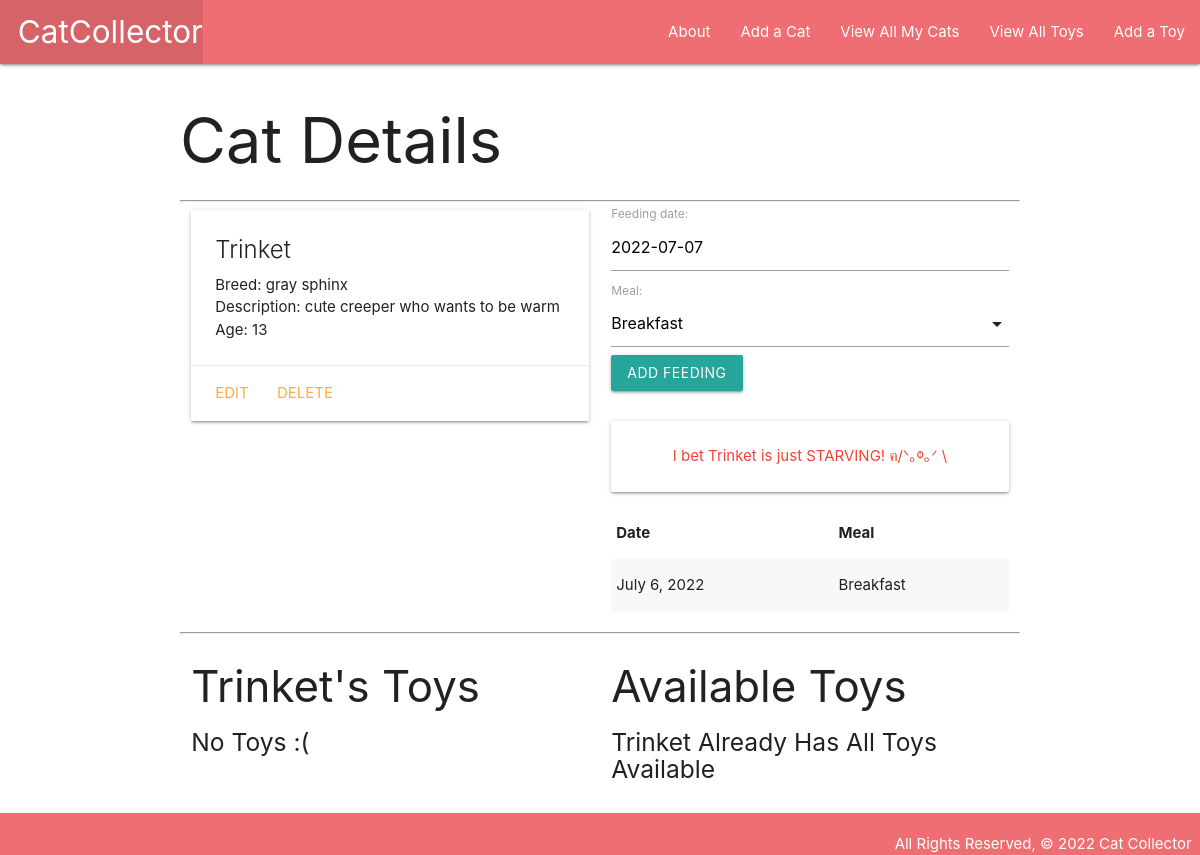
/cats/3/, run on an earlier commit of the app's database.
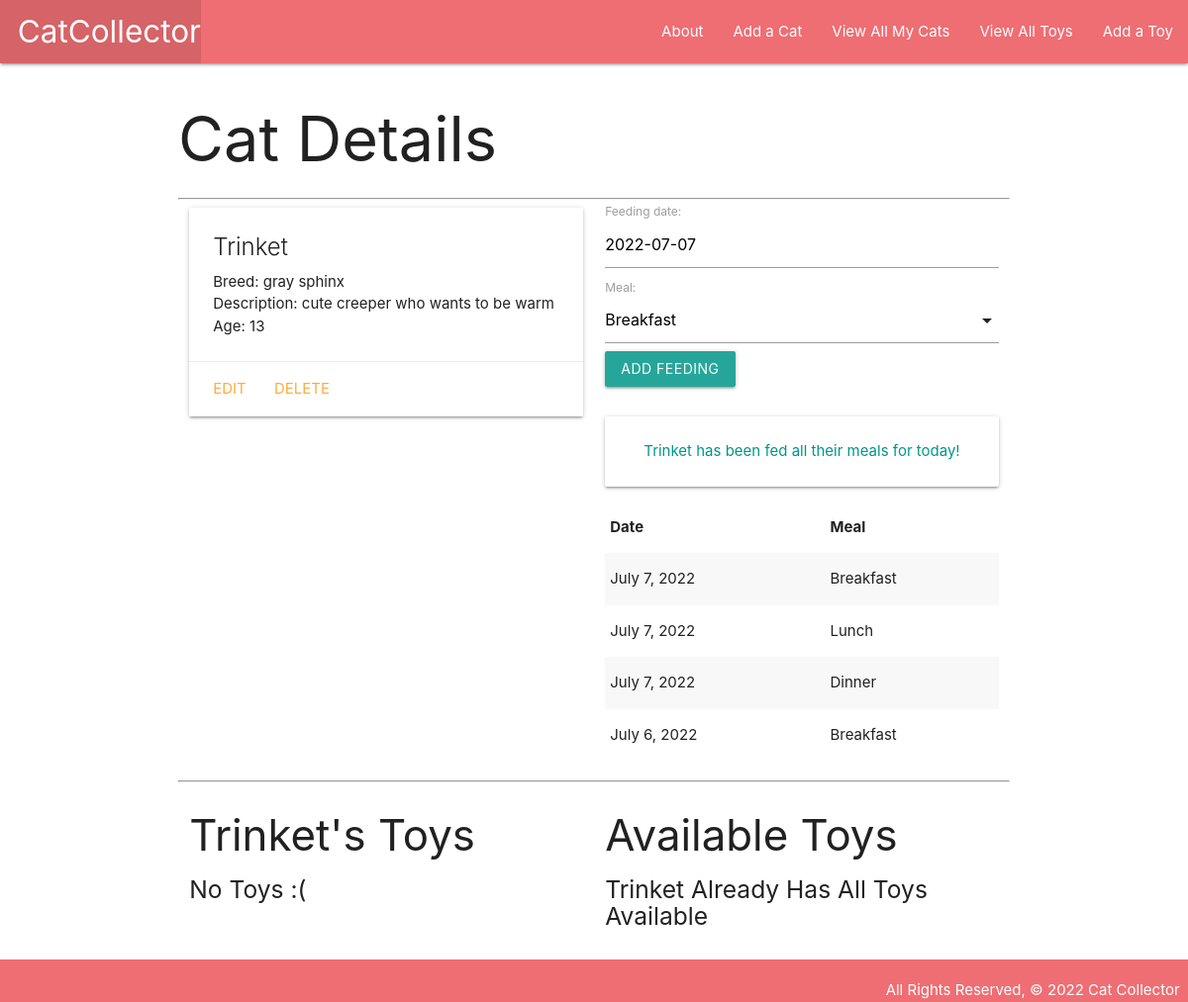
And on a later commit of the database.
### main_app/models.py (models this page shows, shortened)
class Cat(models.Model):
    name = models.CharField(max_length=100)
    breed = models.CharField(max_length=100)
    description = models.TextField(max_length=250)
    age = models.IntegerField()
    toys = models.ManyToManyField(Toy)
    def fed_for_today(self):
        return self.feeding_set.filter(date=date.today()).count() >= len(MEALS)

class Feeding(models.Model):
    date = models.DateField('feeding date') # adding this in the parameter makes what
    meal = models.CharField(
        max_length=1,
        choices=MEALS, # adding the choices as the tuple we defined above
        default=MEALS[0][0] # default value being the first[0] in the tuple, 'B'
    )
    cat = models.ForeignKey(Cat, on_delete=models.CASCADE)
    class Meta: # we can add meta attributes to our models also
        ordering = ['-date'] # in this case, to change the default sorting, so most

### main_app/views.py (the view)
# urls.py: path('cats/<int:cat_id>/', views.cats_details, name='details'),
def cats_details(request, cat_id):
    cat = Cat.objects.get(id=cat_id)
    toys_cat_doesnt_have = Toy.objects.exclude(id__in=cat.toys.all().values_list('id'))
    feeding_form = FeedingForm() # instantiating FeedingForm to be rendered
    return render(request, 'cats/details.html', {
        'cat': cat, 'feeding_form': feeding_form, 'toys': toys_cat_doesnt_have
    })

### main_app/forms.py
class FeedingForm(ModelForm): # extending the ModelForm class to apply it here as
    class Meta: # a special subclass that allows to set metadata and separate concerns
        model = Feeding
        fields = ['date', 'meal'] # because there are only two items here, i could

### main_app/templates/cats/details.html (shortened to what this page needs)
{% extends 'base.html' %} {% block content %}
<h1>Cat Details</h1>
<hr />
<div class="row">
    <div class="col s6">
        <div class="card">
            <div class="card-content">
                <span class="card-title">{{ cat.name }}</span>
                <p>Breed: {{ cat.breed }}</p>
                <p>Description: {{ cat.description }}</p>
                {% if cat.age > 0 %}
                <p>Age: {{ cat.age }}</p>
                {% else %}
                <p>Age: Kitten</p>
                {% endif %}
            </div>
            <div class="card-action">
                <a href="{% url 'cat_update' cat.id %}">Edit</a>
                <a href="{% url 'cat_delete' cat.id %}">Delete</a>
            </div>
        </div>
    </div>
    <div class="col s6">
        <form action="{% url 'add_feeding' cat.id %}" method="post">
            {% csrf_token %} {{ feeding_form.as_p }}
            <input type="submit" class="btn" value="Add Feeding" />
        </form>
        <br />
        {% if cat.fed_for_today %}
        <div class="card-panel teal-text center-align">
            {{cat.name}} has been fed all their meals for today!
        </div>
        {% else %}
        <div class="card-panel red-text center-align">
            I bet {{cat.name}} is just STARVING! ฅ/ᐠ｡ⱉ｡ᐟ \
        </div>
        {% endif %}
        <table class="striped">
            <thead>
                <tr>
                    <th>Date</th>
                    <th>Meal</th>
                </tr>
            </thead>
            <tbody>
                {% for feeding in cat.feeding_set.all %}
                <tr>
                    <td>{{feeding.date}}</td>
                    <td>{{feeding.get_meal_display}}</td>
                </tr>
                {% endfor %}
            </tbody>
        </table>
    </div>
</div>
<hr />
<div class="row">
    <div class="col s6">
        <h3>{{ cat.name }}'s Toys</h3>
        {% if cat.toys.count %} {% for toy in cat.toys.all %}
        <div class="card">
            <div class="card-content">
                <span class="card-title">
                    A <span style="color: {{ toy.color }}">{{ toy.color }}</span> {{ toy.name }}
                </span>
            </div>
        </div>
        {% endfor %} {% else %}
        <h5>No Toys :(</h5>
        {% endif %}
    </div>
<div class="col s6">
    <h3>Available Toys</h3>
    {% if toys.count %}
    {% for toy in toys.all %}
    <div class="card">
        <div class="card-content">
            <span class="card-title">
                A <span style="color: {{ toy.color }}">{{ toy.color }}</span> {{ toy.name }}
            </span>
        </div>
        <div class="card-action">
            <form action="{% url 'assoc_toy' cat.id toy.id %}" method="post">
                {% csrf_token %}
                <button type="submit" class="btn">Add</button>
            </form>
        </div>
    </div>
    {% endfor %}
    {% else %}
    <h5>{{cat.name}} Already Has All Toys Available</h5>
    {% endif %}
</div>
{% endblock %}

What changed in the data, as far as the page shows it:
added Feeding: date "July 7, 2022", meal "Breakfast"
added Feeding: date "July 7, 2022", meal "Lunch"
added Feeding: date "July 7, 2022", meal "Dinner"
Also different on the page:
text no longer shown: "I bet is just STARVING! ฅ/ᐠ｡ⱉ｡ᐟ \\"
text now shown: "has been fed all their meals for today!"
